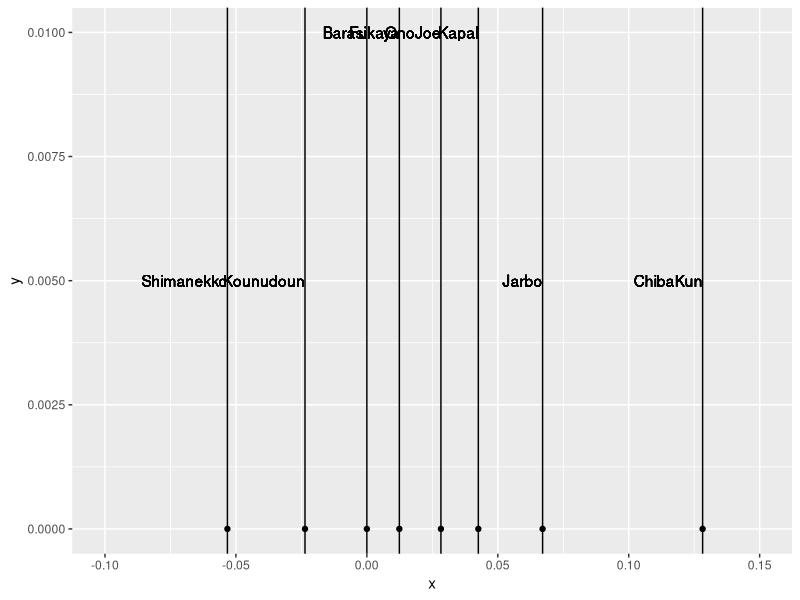

This figure's R source:
# Visualizing average memorability per mascot
library(ggplot2)

x=c(0, 0.128221, 0.012409,
    0.067110, 0.042566, -0.023623,
    0.028283, -0.053254)
y=c(0,0,0,0,0,0,0,0)
mas_data <- data.frame(x=x, y=y)

plot_mas_data <- ggplot(mas_data, aes(x, y)) +
  geom_point() +
  scale_x_continuous(limits = c(-0.10, 0.15))

Barasi <- 0
new_plot <- plot_mas_data +                               # Add vertical line & label
  geom_vline(aes(xintercept = Barasi)) +
  geom_text(aes(Barasi, 0.01, label = "Barasi", hjust = 1))
ChibaKun <- 0.128221
plot <- new_plot +                               # Add vertical line & label
  geom_vline(aes(xintercept = ChibaKun )) +
  geom_text(aes(ChibaKun, 0.005, label = "ChibaKun", hjust = 1))
Fukaya <- 0.012409
plot2 <- plot +                               # Add vertical line & label
  geom_vline(aes(xintercept = Fukaya)) +
  geom_text(aes(Fukaya, 0.01, label = "Fukaya", hjust = 1))
Jarbo <- 0.067110
plot3 <- plot2 +                               # Add vertical line & label
  geom_vline(aes(xintercept = Jarbo)) +
  geom_text(aes(Jarbo, 0.005, label = "Jarbo", hjust = 1))
Kapal <- 0.042566
plot4 <- plot3 +                               # Add vertical line & label
  geom_vline(aes(xintercept = Kapal)) +
  geom_text(aes(Kapal, 0.01, label = "Kapal", hjust = 1))
Kounudoun <- -0.023623
plot5 <- plot4 +                               # Add vertical line & label
  geom_vline(aes(xintercept = Kounudoun)) +
  geom_text(aes(Kounudoun, 0.005, label = "Kounudoun", hjust = 1))
OnoJoe <- 0.028283
plot6 <- plot5 +                               # Add vertical line & label
  geom_vline(aes(xintercept = OnoJoe)) +
  geom_text(aes(OnoJoe, 0.01, label = "OnoJoe", hjust = 1))
Shimanekko <- -0.053254
plot7 <- plot6 +                               # Add vertical line & label
  geom_vline(aes(xintercept = Shimanekko)) +
  geom_text(aes(Shimanekko, 0.005, label = "Shimanekko", hjust = 1))
plot7